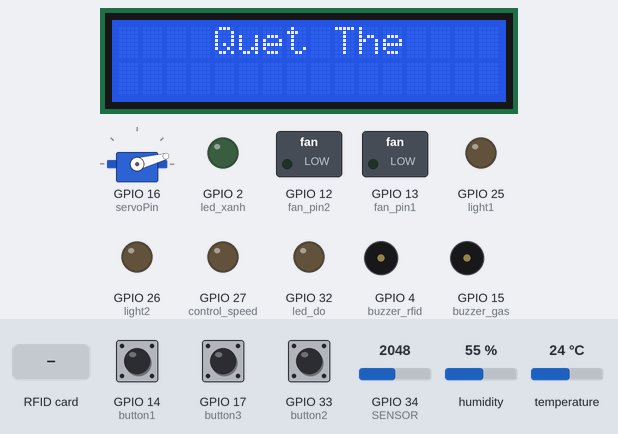
The sketch below on a simulated ESP32. Parts: servo, 16×2 character LCD, switched loads named in the sketch (green lamp = pin HIGH), output pins drawn as LEDs (lit = HIGH), buzzer (waves = sounding, pin HIGH). The test bench sets the inputs (shaded band); at power-on: GPIO 14 (button1) HIGH, GPIO 34 (SENSOR) = 2048, GPIO 17 (button3) HIGH, GPIO 33 (button2) HIGH, humidity 55 %, temperature 24 °C. WiFi joins after 1.5 s; servers stay silent unless stated; the Firebase database answers and starts empty; what the sketch prints to the serial monitor is not drawn.

Above: at 2.8 s.
2.9 s: RFID card A0 88 5D 20 held to the reader
At 5.2 s:
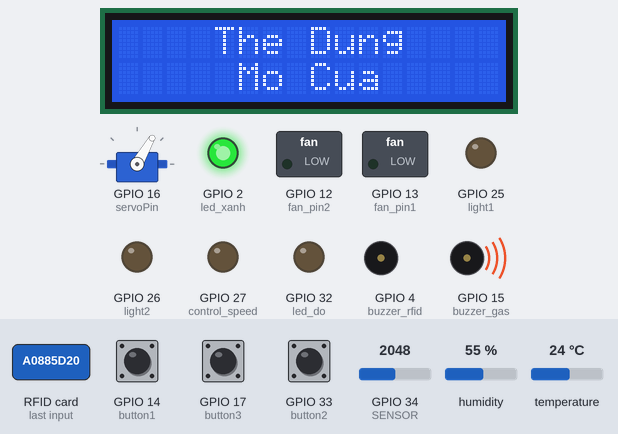
5.5 s: RFID card 5E 7A 19 C4 held to the reader
At 8.9 s:
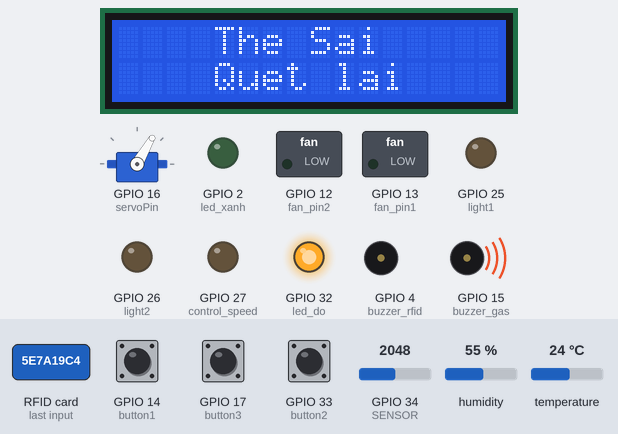
10.6 s: RFID card A0 88 5D 20 held to the reader
At 12.7 s:
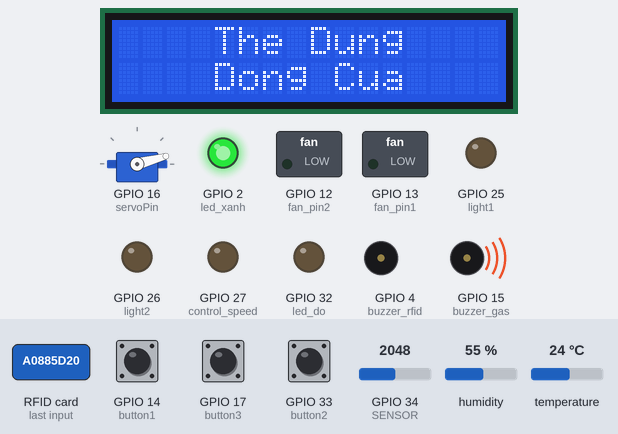
14.4 s: GPIO 14 (button1) pulled LOW for 1.3 s
At 16.2 s:
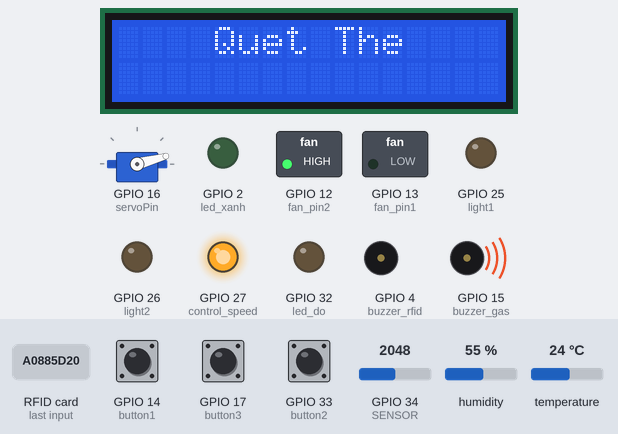
17.2 s: GPIO 34 (SENSOR) set to 1063
20.5 s: GPIO 34 (SENSOR) set to 974
At 22.9 s:
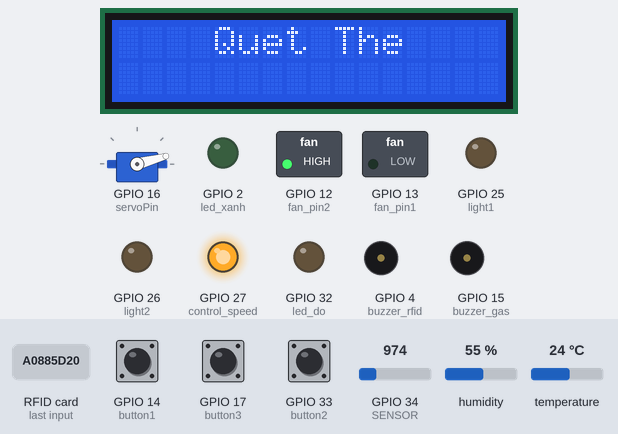
Timing chart, 0 to 24.3 s (numbered marks = the images above; inputs shaded):
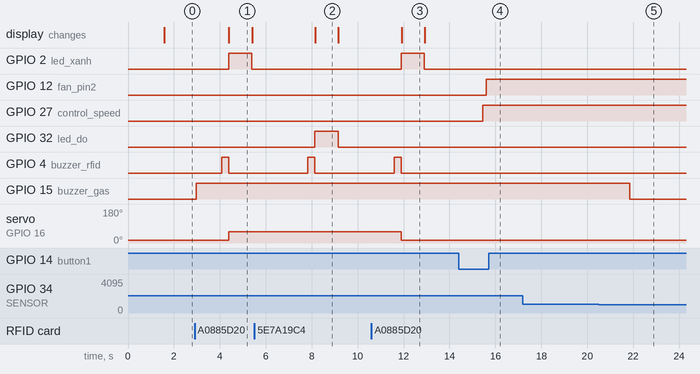

Measured:
- the behaviour switches between 1001 and 1000 on GPIO 34 (SENSOR) (found by bisection; images 4 and 5)
- after the input at 2.9 s, GPIO 2 (led_xanh): LOW → HIGH after 1.5 s, → LOW 1.0 s later; GPIO 4 (buzzer_rfid): LOW → HIGH after 1.2 s, → LOW 0.30 s later; servo on GPIO 16 (servoPin): 15° → 60° after 1.5 s; the display: changes after 1.5 s (image 1)
- after the input at 5.5 s, GPIO 32 (led_do): LOW → HIGH after 2.6 s, → LOW 1.0 s later; GPIO 4 (buzzer_rfid): LOW → HIGH after 2.3 s, → LOW 0.30 s later; the display: changes after 2.7 s (image 2)
- after the input at 10.6 s, GPIO 2 (led_xanh): LOW → HIGH after 1.3 s, → LOW 1.0 s later; GPIO 4 (buzzer_rfid): LOW → HIGH after 0.99 s, → LOW 0.30 s later; servo on GPIO 16 (servoPin): 60° → 15° after 1.3 s; the display: changes after 1.3 s (image 3)
- after the input at 14.4 s, GPIO 12 (fan_pin2): LOW → HIGH after 1.2 s; GPIO 27 (control_speed): LOW → HIGH after 1.0 s
- after the input at 17.2 s, every drawn part: stays the same
- after the input at 20.5 s, GPIO 15 (buzzer_gas): HIGH → LOW after 1.3 s
- what the display in image 1 shows lasts 1.0 s, from 4.4 s to 5.4 s

The sketch:

esp32.ino
```cpp
#define fan_pin1 13
#define fan_pin2 12
#define control_speed 27
//gas-------------------------------------------------
#define SENSOR 34
#define buzzer_gas 15
const int freq = 5000;
const int ledChannel_1 = 0;
const int ledChannel_2 = 2;
const int resolution = 8;
#define light1 25
#define light2 26
#define button1 14
#define button2  33
#define button3  17
//DHT11-----------------------------------------------------
#include <FirebaseESP32.h>
#include  <WiFi.h>
#include "DHT.h" // khai báo thư viện DHT11:
#define FIREBASE_HOST "https://smart-home-a8b72-default-rtdb.firebaseio.com/"
#define FIREBASE_Authorization_key "vvHhSMAChxAxEavaTW3ly7uSyeJ4bOyZrhcv22Gr"
#define WIFI_SSID "Cc" // Change the name of your WIFI
#define WIFI_PASSWORD "12345678888" // Change the password of your WIFI
#define DHTPIN 3 // Chân dữ liệu của DHT 11
#define DHTTYPE DHT11  // DHT 11
DHT dht(DHTPIN, DHTTYPE);
FirebaseData firebaseData;
FirebaseJson json;
//rfid---------------------------------------------------------
#include <LiquidCrystal_I2C.h> //Thu vien LCD_I2C
#include <SPI.h> //Thu vien SPI
#include <MFRC522.h> //Thu vien RFID
#include <ESP32Servo.h> //Thu vien Servo
//Gan cac chan----------------------------------------------------
#define buzzer_rfid 4 //Chan cua Buzzer
#define RST_PIN 36 //Chan RST RFID
#define SDA 5 //Chan du lieu RFID
#define servoPin 16 //Chan cua Servo
#define led_xanh 2 //Chan led bao doc dung the
#define led_do 32 //Chan led bao doc sai the
//Cac bien---------------------------------------------------------
bool state = false;
int i;
int unlock = 0;
byte user1[4] = {0xA0,0x88,0x5D,0x20}; //UID cua the trang0
int scan[4] ;

Servo myservo; //Khoi tao bien cho Servo
LiquidCrystal_I2C lcd_i2c(0x27, 16, 2); // I2C address 0x27, 16 column and 2 rows
MFRC522 mfrc522(SDA, RST_PIN);
//fan---------------------------------------------------------------
bool i1=1;
bool i2 =1;
bool i3 ;
int dutycycle =0;
//led1-----------------------------------------------------------------
bool i4=1;
bool i5 =1;
bool i6 ;
//led2----------------------------------------------------------------
bool i7=1;
bool i8 =1;
bool i9 ;
//
void setup()
{
   //DHT11------------------------------------------------------------------------
  Serial.begin(9600);
  dht.begin(); // bắt đầu đọc dữ liệu
  WiFi.begin (WIFI_SSID, WIFI_PASSWORD);
  Serial.print("Connecting...");
  while (WiFi.status() != WL_CONNECTED)
  {
    Serial.print(".");
    delay(300);
  }
  Serial.println();
  Serial.print("IP Address: ");
  Serial.println(WiFi.localIP());
  Serial.println();
  Firebase.begin(FIREBASE_HOST,FIREBASE_Authorization_key);

  ledcSetup(ledChannel_2, freq, resolution);
  ledcAttachPin(control_speed, ledChannel_2);

  myservo.setPeriodHertz(50);
  myservo.attach(servoPin);
  myservo.write(15);

  pinMode(buzzer_rfid,OUTPUT);
  pinMode(led_xanh,OUTPUT);
  pinMode(led_do,OUTPUT);


  lcd_i2c.init(); // initialize the lcd
  lcd_i2c.backlight(); //Bat den nen
  lcd_i2c.setCursor(4, 0);      // move cursor to   (4, 0)
  lcd_i2c.print("Quet The");

  SPI.begin();
  mfrc522.PCD_Init();
  delay(4);
  mfrc522.PCD_DumpVersionToSerial();
  //Serial.println(F("Scaning...."));
}
//fan-----------------------------------------------------------------------
void control_fan()
{
  pinMode(fan_pin1, OUTPUT);
  pinMode(fan_pin2, OUTPUT);
  pinMode(button1,INPUT_PULLUP);
  pinMode(control_speed, OUTPUT);

    i1= digitalRead(button1);
    if(i1 == 0)
    {
      delay(250);
      i3 = i2;
      i2 =!i2;
      if( i3 ==1)
      {
        ledcWrite(ledChannel_2, 255);
        Firebase.setString(firebaseData,"/fan",255);
      }else
      {
        ledcWrite(ledChannel_2, 0);
        Firebase.setString(firebaseData,"/fan",0);
      }
    }else
    {
      if(Firebase.getString(firebaseData,"/fan")) dutycycle = (firebaseData.stringData()).toInt();
      ledcWrite(ledChannel_2,dutycycle);
      if(dutycycle!= 0) i3=1;
      else i3 =0;
    }
    if(i3 ==1)
    {
      digitalWrite(fan_pin1, LOW);
      digitalWrite(fan_pin2, HIGH);
    }else
    {
      digitalWrite(fan_pin1, LOW);
      digitalWrite(fan_pin2, LOW);
    }
 //}
}//*/
//light1----------------------------------------------------------------------------------
void control_light1()
{//isableCore0WDT();
  pinMode(light1, OUTPUT);
  pinMode(button2,INPUT_PULLUP);
 // while(1)
 //{
  i4= digitalRead(button2);
  if(i4 == 0)
  {
    delay(50);
    i6 = i5;
    i5 =!i5;
    if(i6 ==1) digitalWrite(light1, HIGH);
    else digitalWrite(light1, LOW);
    Firebase.setString(firebaseData,"/light1",String(i6));
  }
  else
  if(Firebase.getString(firebaseData,"/light1"))
  {
    i6 = (firebaseData.stringData()).toInt();
    if(i6 ==1) digitalWrite(light1, HIGH);
    else digitalWrite(light1, LOW);
  }
//}
}
//light2---------------------------------------------------------------------
void control_light2()
{
  pinMode(light2, OUTPUT);
  pinMode(button3,INPUT_PULLUP);
  //while(1)
  //{
    i7= digitalRead(button3);
    if(i7 == 0)
    {
      delay(50);
      i9 = i8;
      i8 =!i8;
      if(i9 == 1 ) digitalWrite(light2, HIGH);
      else digitalWrite(light2, LOW);
      Firebase.setString(firebaseData,"/light2",String(i9));
    }
    else
    if(Firebase.getString(firebaseData,"/light2"))
    {
      i9 = (firebaseData.stringData()).toInt();
      if(i9 ==1) digitalWrite(light2, HIGH);
      else digitalWrite(light2, LOW);
    }
 // }
}//*/
//DHT11---------------------------------------------------------------------------------
void control_DHT11()
{
 // while(1)
  //{
    delay(1000);
    //Đọc dữ liệu trả về vào 3 biến:
    float h = dht.readHumidity();// Đọc độ ẩm
    float t = dht.readTemperature(); // Đọc nhiệt độ theo độ C
    //Kiểm tra dữ liệu trả về, nếu dữ liệu đọc được là nan (not a number) thì in ra màn hình: Failed to read from DHT sensor!
    if (isnan(h) || isnan(t))
    {
      Serial.println("Failed to read from DHT sensor!");
      return;
    }
    //In dữ liệu nhận được ra terminal:
    //Serial.print("Do am: ");
    //Serial.print(h);
    //Serial.print(" %\t");
    //Serial.print("Nhiet do:  ");
    //Serial.print(t);
    //Serial.println(" *C");
    Firebase.setFloat(firebaseData, "/humidity",h ); //Cập nhật giá trị độ ẩm lên firebase
    Firebase.setFloat(firebaseData,"/temperature",t);//Cập nhật giá trị nhiệt độ lên firebase
  //  }
}
//gas----------------------------------------------------------------------------------------------------------------
void control_gas()
{
  int sensorValue = 0;  // variable to store the value coming from the sensor
  pinMode(buzzer_gas, OUTPUT);
  //while(1)
  //{
    sensorValue = analogRead(SENSOR);
    //Serial.print("Value: ");
    //Serial.println(sensorValue);
    if(sensorValue > 1000)digitalWrite(buzzer_gas,HIGH);
    else digitalWrite(buzzer_gas,LOW);
    Firebase.setFloat(firebaseData, "/gas",sensorValue);
    delay(500);
 // }
}
//rfid---------------------------------------------------------------------------------------------------------------------
void control_rfid()//void *pvParameters
{

    if ( ! mfrc522.PICC_IsNewCardPresent()) return; //Kiem tra xem co the quet hay khong
    if ( ! mfrc522.PICC_ReadCardSerial())  return; //Kiem tra xem doc the co thanh cong hay khong
    digitalWrite(buzzer_rfid,HIGH);
    delay(300);
    digitalWrite(buzzer_rfid,LOW);
    for (i = 0; i < 4; i++) {
    scan[i] = mfrc522.uid.uidByte[i];
    unlock = 1;
    if(scan[i] != user1[i]) unlock = 0;
  }
  if (unlock == 1)
  {
    if(state == false)
    {
      state = true;
      digitalWrite(led_xanh,HIGH);
      digitalWrite(led_do,LOW);
      myservo.write(60);
      lcd_i2c.clear();
      lcd_i2c.setCursor(4, 0);
      lcd_i2c.print("The Dung");
      lcd_i2c.setCursor(5, 1);
      lcd_i2c.print("Mo Cua");
      delay(1000);
      digitalWrite(led_xanh,LOW);
    }
    else
    {
      state = false;
      digitalWrite(led_xanh,HIGH);
      digitalWrite(led_do,LOW);
      myservo.write(15);
      lcd_i2c.clear();
      lcd_i2c.setCursor(4, 0);
      lcd_i2c.print("The Dung");
      lcd_i2c.setCursor(4, 1);
      lcd_i2c.print("Dong Cua");
      delay(1000);
      digitalWrite(led_xanh,LOW);
    }
  }
  else
  {
    digitalWrite(led_do,HIGH);
    digitalWrite(led_xanh,LOW);
    lcd_i2c.clear();
    lcd_i2c.setCursor(4, 0);
    lcd_i2c.print("The Sai");
    lcd_i2c.setCursor(4, 1);
    lcd_i2c.print("Quet lai");
    delay(1000);
    digitalWrite(led_do,LOW);
  }
  lcd_i2c.clear();
  lcd_i2c.setCursor(4, 0);      // move cursor to   (4, 0)
  lcd_i2c.print("Quet The");
}
void loop()
{
  control_rfid();
control_DHT11();
  control_gas();
  control_light1();
  control_light2();
 control_fan();
}
```
